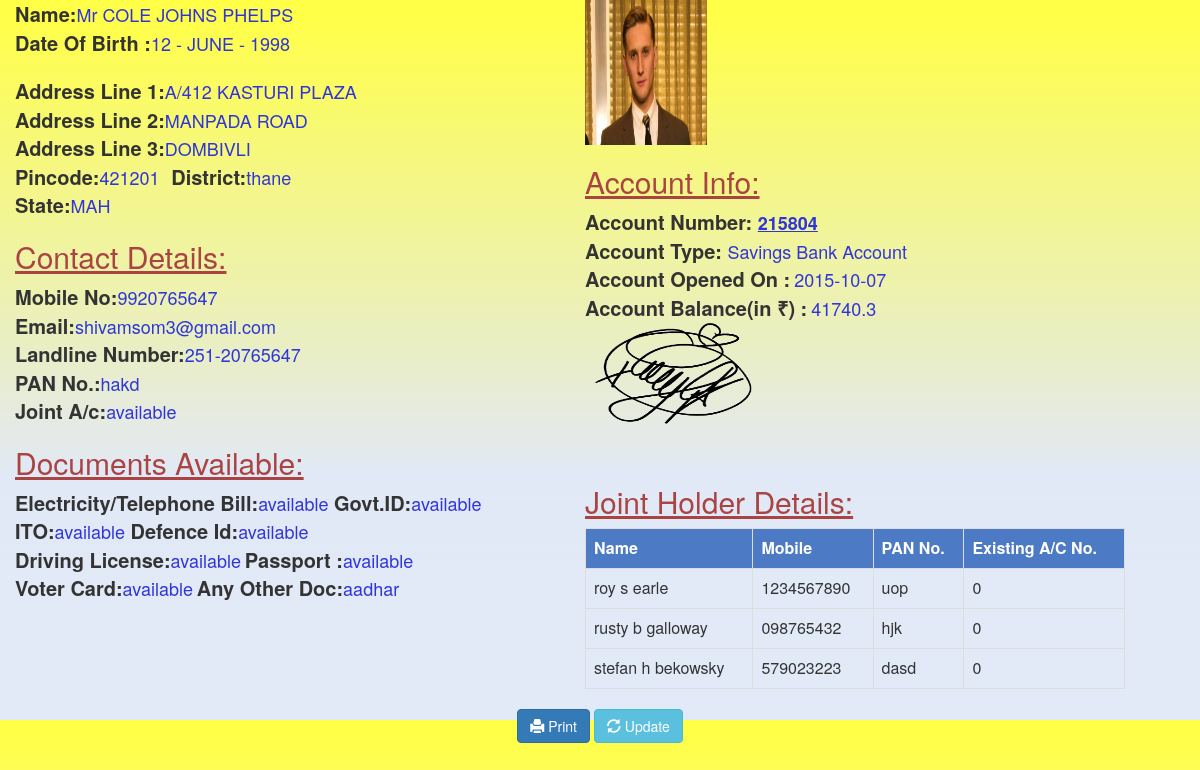
The app's page /displaysb.php?acno=215804 (signed in) with its own data.
### tables this page shows
CREATE TABLE `customersb` (
  `acno` int(11) NOT NULL,
  `image_name` varchar(50) NOT NULL,
  `image_path` varchar(200) NOT NULL,
  `open_date` date NOT NULL,
  `title` varchar(3) NOT NULL,
  `L_name` varchar(20) NOT NULL,
  `F_name` varchar(20) NOT NULL,
  `M_name` varchar(20) NOT NULL,
  `day` int(11) NOT NULL,
  `month` varchar(15) NOT NULL,
  `year` int(11) NOT NULL,
  `type` varchar(20) NOT NULL,
  `Addr1` text NOT NULL,
  `Addr2` text NOT NULL,
  `Addr3` text NOT NULL,
  `pin` int(11) NOT NULL,
  `Dist` varchar(30) NOT NULL,
  `state` varchar(15) NOT NULL,
  `Mobile` varchar(10) NOT NULL,
  `Email` varchar(30) DEFAULT NULL,
  `std` varchar(4) NOT NULL,
  `telephone` varchar(8) NOT NULL,
  `Pan` varchar(10) NOT NULL,
  `JT_AC` varchar(10) DEFAULT NULL,
  `bill` varchar(10) DEFAULT NULL,
  `idcard` varchar(10) DEFAULT NULL,
  `ito` varchar(10) DEFAULT NULL,
  `defenceid` varchar(10) DEFAULT NULL,
  `license` varchar(10) DEFAULT NULL,
  `pass` varchar(10) DEFAULT NULL,
  `vot_id` varchar(10) DEFAULT NULL,
  `pan_id` varchar(10) DEFAULT NULL,
  `other` varchar(10) DEFAULT NULL,
  `pic` varchar(50) NOT NULL,
  `balance` float UNSIGNED NOT NULL DEFAULT '0',
  `pic_path` varchar(200) NOT NULL
);

CREATE TABLE `joint` (
  `acno` int(11) NOT NULL,
  `image_name` varchar(50) NOT NULL,
  `image_path` varchar(200) NOT NULL,
  `L_Name` varchar(20) NOT NULL,
  `F_Name` varchar(20) NOT NULL,
  `M_Name` varchar(20) NOT NULL,
  `gen` varchar(1) NOT NULL,
  `day` int(11) NOT NULL,
  `month` varchar(11) NOT NULL,
  `year` int(11) NOT NULL,
  `pan` varchar(11) DEFAULT NULL,
  `mobileno` varchar(11) NOT NULL,
  `email` varchar(30) NOT NULL,
  `exacno` int(11) DEFAULT '0'
);

### detailsprint.php (the view, shortened to what this page needs)
<?php
          function sbdetails($result,$conn)
    {
            while($row = $result->fetch_assoc())
                      {   echo "<body background='./css/template.jpg'></body>";
                          echo "<div class='row container'><div class='col-md-6'>";
                                           echo "<b id='s1'>Name:</b><text id='s2'>".$row["title"]." " . strtoupper($row["F_name"]) ." " .strtoupper($row["M_name"])." " .strtoupper($row["L_name"])."</text><br>"  ;
                                          echo "<b id='s1'>Date Of Birth :</b><text id='s2'>".$row["day"]." - ".$row["month"]." - ".$row["year"]."</text><br><br>";
                                           echo "<b id ='s1'>Address Line 1:</b><text id='s2'>".$row["Addr1"]."</text><br>";
                                           echo "<b id ='s1'>Address Line 2:</b><text id='s2'>".$row["Addr2"]."</text><br>";
                                           echo "<b id ='s1'>Address Line 3:</b><text id='s2'>".$row["Addr3"]."</text><br>";
                                           echo "<b id ='s1'>Pincode:</b><text id='s2'>".$row["pin"]."</text>";
                                            echo "&nbsp;&nbsp;&nbsp;<b id ='s1'>District:</b><text id='s2'>".$row["Dist"]."</text><br>";
                                            echo "<b id ='s1'>State:</b><text id='s2'>".$row["state"]."</text>";
                                            echo "<br><h2 class='text-danger'><u>Contact Details:</u></h2>";
                                            echo "<b id ='s1'>Mobile No:</b><text id='s2'>".$row["Mobile"]."</text><br>";
                                            echo "<b id ='s1'>Email:</b><text id='s2'>".$row["Email"]."</text><br>";
                                            echo "<b id ='s1'>Landline Number:</b><text id='s2'>".$row["std"]."-".$row["telephone"]."</text><br>";
                                            echo "<b id ='s1'>PAN No.:</b><text id='s2'>".$row["Pan"]."</text><BR>";
                                            echo "<b id ='s1'>Joint A/c:</b><text id='s2'>".$row["JT_AC"]."</text>";
                                            echo "<h2 class='text-danger'><u>Documents Available:</u></h2>";
                                            echo "<b id ='s1'>Electricity/Telephone Bill:</b><text id='s2'>".$row["bill"]."</text>";
                                            echo "<b id ='s1'>&nbsp;Govt.ID:</b><text id='s2'>".$row["idcard"]."</text><br>";
                                            echo "<b id ='s1'>ITO:</b><text id='s2'>".$row["ito"]."</text>";
                                            echo "<b id ='s1'>&nbsp;Defence Id:</b><text id='s2'>".$row["defenceid"]."</text><br>";
                                            echo "<b id ='s1'>Driving License:</b><text id='s2'>".$row["license"]."</text>&nbsp;";
                                            echo "<b id ='s1'>Passport :</b><text id='s2'>".$row["pass"]."</text><br>";
                                            echo "<b id ='s1'>Voter Card:</b><text id='s2'>".$row["vot_id"]."</text>&nbsp;";
                                            echo "<b id ='s1'>Any Other Doc:</b><text id='s2'>".$row["other"]."</text>";
                                            echo "</div>";
                                           $data = $row["image_path"];
                                           echo "<div class='col-md-6'>";
                                          echo "<img alt='Image of a/c holder' src='$data' width='122px' height='145px'>";
                                        echo "<h2 class='text-danger'><u>Account Info:</u></h2>";
                                        echo "<b id='s1'>Account Number: </b>
                                        <text id='s2'><b><u>" .$row["acno"]. "</u></b></text><br>";
                                          echo "<b id='s1'>Account Type: </b>
                                        <text id='s2'>Savings Bank Account</text><br>
                                        <b id='s1'>Account Opened On :</b>
                                        <text id='s2'> ".$row["open_date"]."</text><br>";
                                          echo "<b id='s1'>Account Balance(in &#8377;) :</b>
                                          <text id='s2'> ".$row["balance"]."</text><br>";
                                          echo "<img alt='Sign of a/c holder' src='$row[pic_path]' width='190px' height='110px'>";
                                        echo "<br><h2 class='text-danger'><u><br>Joint Holder Details:</u></h2>";
                                    if (!empty($row['JT_AC']))
                                   {
                                          $sqljt = "SELECT * FROM joint where acno=$row[acno]";
                                          $resultjt = $conn->query($sqljt);
                                                 if($resultjt->num_rows > 0)
                                                    {  echo "<table class='table table-bordered table-hover' ><tr>
                                                                    <th>Name</th>
                                                                    <th>Mobile</th>
                                                                    <th>PAN No.</th>
                                                                    <th>Existing A/C No.</th>
                                                                    </tr>";
                                                    while($row= $resultjt->fetch_assoc())
                                                      {
                                                    echo "<tr><td>".$row["F_Name"]." ".$row["M_Name"]." ".$row["L_Name"]."</td>
                                                              <td>".$row["mobileno"]."</td>
                                                              <td>".$row["pan"]."</td>
                                                              <td>".$row["exacno"]."</td>
                                                          </tr>";
                                                      }
                                                    echo "</table>";
                                                    }
                                   }
                                        echo "</div></div>";
                       }
    }
?>
<link rel="stylesheet" type="text/css" href="./font-awesome-4.6.3/css/font-awesome.min.css">

### displaysb.php (shortened to what this page needs)
<?php
include 'include/session.php';
include 'detailsprint.php';
?>
<head>
   <link rel="stylesheet" href="./bootstrap-3.3.7-dist/css/bootstrap.min.css">
   <link rel="stylesheet" type="text/css" href="./font-awesome-4.6.3/css/font-awesome.min.css">
    <link rel="stylesheet" href="./css/displaysb.css">
 </head>
<?php
 $a = $_GET['acno'];
               if(!empty($a))
                   {
                              echo "<html>" ;
                                  $sqlsb = "SELECT * FROM customersb where acno = '$a' " ;
                                  $result=$conn->query($sqlsb);
                                   if($result->num_rows > 0)
                                      {echo "<form action='customer_update.php?acno=$a&type=SB' method='post'> ";
                                        sbdetails($result,$conn);
                                      }
                 }
                  echo "<footer align='center'><button type='button' onclick='window.print()' class='btn btn-primary' ><span class='glyphicon glyphicon-print'></span> Print </button>
                                 <button type='submit' name='update' class='btn btn-info'><span class='glyphicon glyphicon-refresh'></span>&nbsp;Update</button> </form>
                                 </footer></html>";
 ?>

### css/displaysb.css (style rules this page uses)
th { background-color: #4c7ac4; color:white; }
#s1 { font-size: 20px; }
#s2 { font-size: 18px; color: #2f35d8; }

### records on screen
customersb: title "Mr", F_name "COLE", M_name "JOHNS", L_name "PHELPS", day "12", month "JUNE", year "1998", Addr1 "A/412 KASTURI PLAZA", Addr2 "MANPADA ROAD", Addr3 "DOMBIVLI", pin "421201", Dist "thane", state "MAH", Mobile "9920765647", Email "shivamsom3@gmail.com", std "251", telephone "20765647", Pan "hakd", JT_AC "available", bill "available", idcard "available", ito "available", defenceid "available", license "available", pass "available", vot "available", other "aadhar", image_path (picture), acno "215804", open_date "2015-10-07", balance "41740.3", pic_path (picture)
joint: F_Name "roy", M_Name "s", L_Name "earle", mobileno "1234567890", pan "uop", exacno "0"
joint: F_Name "rusty", M_Name "b", L_Name "galloway", mobileno "098765432", pan "hjk", exacno "0"
joint: F_Name "stefan", M_Name "h", L_Name "bekowsky", mobileno "579023223", pan "dasd", exacno "0"
